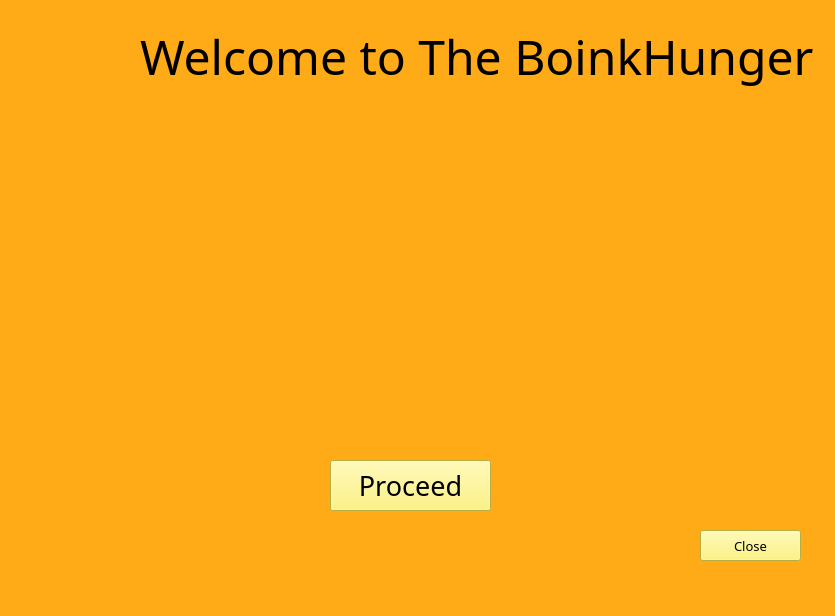
<?xml version="1.0" encoding="UTF-8"?>
<ui version="4.0">
 <class>icecream</class>
 <widget class="QMainWindow" name="icecream">
  <property name="geometry">
   <rect>
    <x>0</x>
    <y>0</y>
    <width>835</width>
    <height>616</height>
   </rect>
  </property>
  <property name="windowTitle">
   <string>icecream</string>
  </property>
  <property name="styleSheet">
   <string notr="true">background-color: rgb(255, 170, 23);</string>
  </property>
  <widget class="QWidget" name="centralwidget">
   <widget class="QLabel" name="label">
    <property name="geometry">
     <rect>
      <x>140</x>
      <y>20</y>
      <width>691</width>
      <height>72</height>
     </rect>
    </property>
    <property name="font">
     <font>
      <family>Bernard MT Condensed</family>
      <pointsize>36</pointsize>
      <weight>50</weight>
      <bold>false</bold>
     </font>
    </property>
    <property name="styleSheet">
     <string notr="true">color: rgb(0, 0, 0);</string>
    </property>
    <property name="text">
     <string>Welcome to The BoinkHunger</string>
    </property>
   </widget>
   <widget class="QPushButton" name="pushButton">
    <property name="geometry">
     <rect>
      <x>330</x>
      <y>460</y>
      <width>161</width>
      <height>51</height>
     </rect>
    </property>
    <property name="font">
     <font>
      <family>Papyrus</family>
      <pointsize>20</pointsize>
     </font>
    </property>
    <property name="styleSheet">
     <string notr="true">background-color: rgb(255, 242, 97);
color: rgb(0, 0, 0);</string>
    </property>
    <property name="text">
     <string>Proceed</string>
    </property>
   </widget>
   <widget class="QPushButton" name="pushButton_2">
    <property name="geometry">
     <rect>
      <x>700</x>
      <y>530</y>
      <width>101</width>
      <height>31</height>
     </rect>
    </property>
    <property name="font">
     <font>
      <family>Papyrus</family>
      <pointsize>10</pointsize>
     </font>
    </property>
    <property name="styleSheet">
     <string notr="true">background-color: rgb(255, 242, 97);
color: rgb(0, 0, 0);</string>
    </property>
    <property name="text">
     <string>Close</string>
    </property>
   </widget>
   <widget class="QLabel" name="label_2">
    <property name="geometry">
     <rect>
      <x>160</x>
      <y>130</y>
      <width>491</width>
      <height>301</height>
     </rect>
    </property>
    <property name="text">
     <string/>
    </property>
    <property name="pixmap">
     <pixmap>C:/Users/ASUS/Pictures/My Photoes/Vintage style restaurant logo[68].png</pixmap>
    </property>
   </widget>
  </widget>
  <widget class="QMenuBar" name="menubar">
   <property name="geometry">
    <rect>
     <x>0</x>
     <y>0</y>
     <width>835</width>
     <height>25</height>
    </rect>
   </property>
  </widget>
  <widget class="QStatusBar" name="statusbar"/>
 </widget>
 <resources/>
 <connections>
  <connection>
   <sender>pushButton_2</sender>
   <signal>clicked()</signal>
   <receiver>icecream</receiver>
   <slot>close()</slot>
   <hints>
    <hint type="sourcelabel">
     <x>938</x>
     <y>603</y>
    </hint>
    <hint type="destinationlabel">
     <x>870</x>
     <y>609</y>
    </hint>
   </hints>
  </connection>
  <connection>
   <sender>pushButton</sender>
   <signal>clicked()</signal>
   <receiver>icecream</receiver>
   <slot>hide()</slot>
   <hints>
    <hint type="sourcelabel">
     <x>622</x>
     <y>405</y>
    </hint>
    <hint type="destinationlabel">
     <x>721</x>
     <y>413</y>
    </hint>
   </hints>
  </connection>
 </connections>
</ui>
